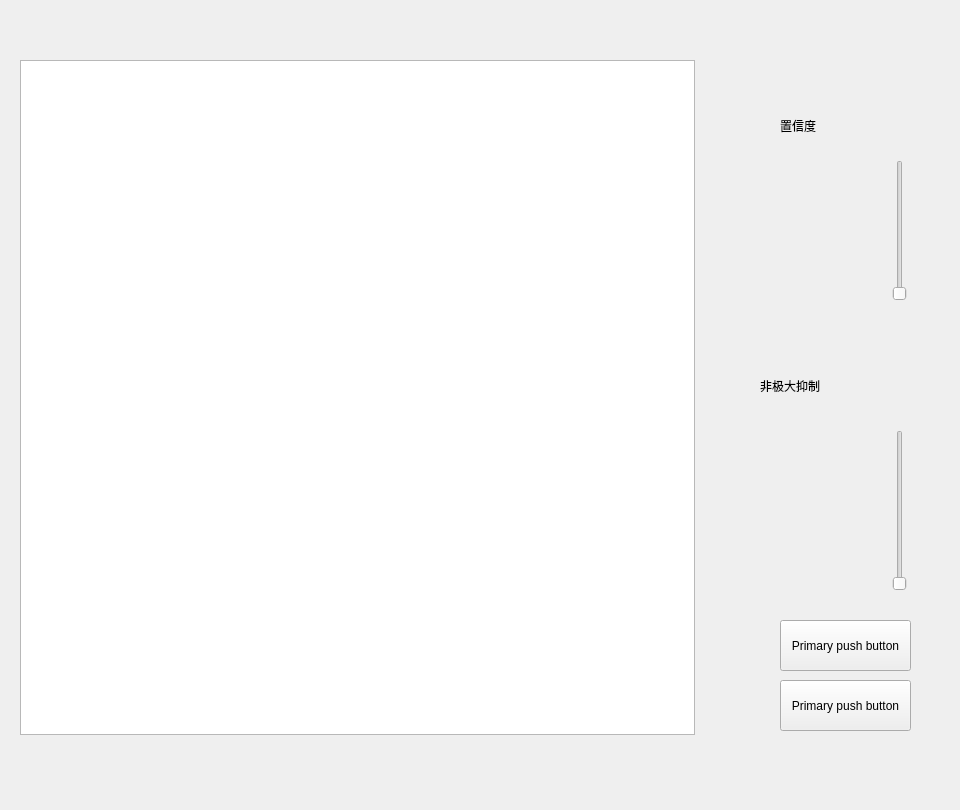
<?xml version="1.0" encoding="UTF-8"?>
<ui version="4.0">
 <class>PictureMode</class>
 <widget class="QWidget" name="PictureMode">
  <property name="geometry">
   <rect>
    <x>0</x>
    <y>0</y>
    <width>960</width>
    <height>810</height>
   </rect>
  </property>
  <property name="windowTitle">
   <string extracomment="图片模式">PictureMode</string>
  </property>
  <widget class="HorizontalFlipView" name="picture_show">
   <property name="geometry">
    <rect>
     <x>20</x>
     <y>60</y>
     <width>675</width>
     <height>675</height>
    </rect>
   </property>
  </widget>
  <widget class="Slider" name="Slider_2">
   <property name="geometry">
    <rect>
     <x>800</x>
     <y>430</y>
     <width>200</width>
     <height>161</height>
    </rect>
   </property>
  </widget>
  <widget class="Slider" name="Slider">
   <property name="geometry">
    <rect>
     <x>800</x>
     <y>160</y>
     <width>200</width>
     <height>141</height>
    </rect>
   </property>
  </widget>
  <widget class="SubtitleLabel" name="SubtitleLabel">
   <property name="geometry">
    <rect>
     <x>780</x>
     <y>100</y>
     <width>131</width>
     <height>51</height>
    </rect>
   </property>
   <property name="text">
    <string>置信度</string>
   </property>
   <property name="textFormat">
    <enum>Qt::AutoText</enum>
   </property>
  </widget>
  <widget class="SubtitleLabel" name="SubtitleLabel_2">
   <property name="geometry">
    <rect>
     <x>760</x>
     <y>360</y>
     <width>141</width>
     <height>51</height>
    </rect>
   </property>
   <property name="text">
    <string>非极大抑制</string>
   </property>
  </widget>
  <widget class="PrimaryPushButton" name="choose_one">
   <property name="geometry">
    <rect>
     <x>780</x>
     <y>620</y>
     <width>131</width>
     <height>51</height>
    </rect>
   </property>
   <property name="text">
    <string>Primary push button</string>
   </property>
  </widget>
  <widget class="PrimaryPushButton" name="choose_all">
   <property name="geometry">
    <rect>
     <x>780</x>
     <y>680</y>
     <width>131</width>
     <height>51</height>
    </rect>
   </property>
   <property name="text">
    <string>Primary push button</string>
   </property>
  </widget>
  <widget class="InfoBadge" name="InfoBadge">
   <property name="geometry">
    <rect>
     <x>260</x>
     <y>370</y>
     <width>241</width>
     <height>51</height>
    </rect>
   </property>
  </widget>
 </widget>
 <customwidgets>
  <customwidget>
   <class>PushButton</class>
   <extends>QPushButton</extends>
   <header>qfluentwidgets</header>
  </customwidget>
  <customwidget>
   <class>PrimaryPushButton</class>
   <extends>PushButton</extends>
   <header>qfluentwidgets</header>
  </customwidget>
  <customwidget>
   <class>Slider</class>
   <extends>QSlider</extends>
   <header>qfluentwidgets</header>
  </customwidget>
  <customwidget>
   <class>SubtitleLabel</class>
   <extends>QLabel</extends>
   <header>qfluentwidgets</header>
  </customwidget>
  <customwidget>
   <class>InfoBadge</class>
   <extends>QLabel</extends>
   <header>qfluentwidgets</header>
  </customwidget>
  <customwidget>
   <class>HorizontalFlipView</class>
   <extends>QListWidget</extends>
   <header>qfluentwidgets</header>
  </customwidget>
 </customwidgets>
 <resources/>
 <connections/>
</ui>
